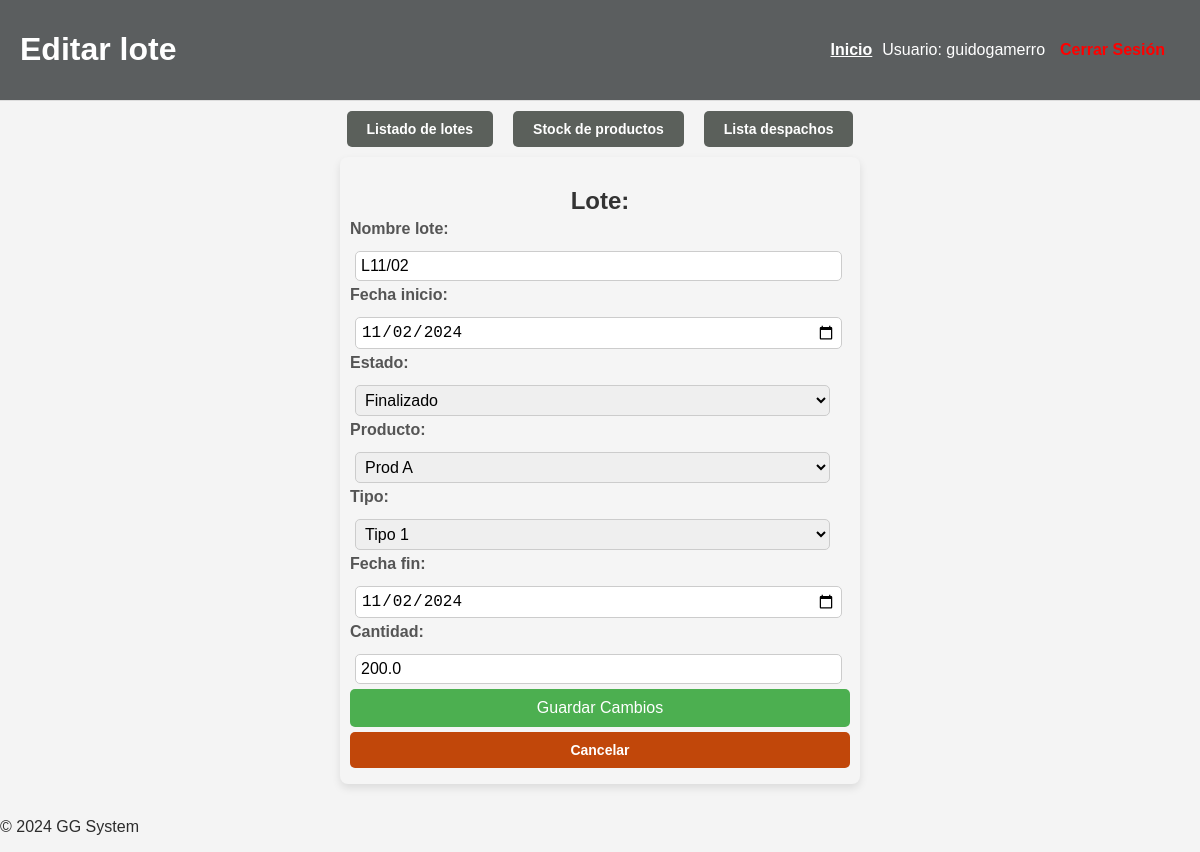
/gestion_lotes/editar/2/ (signed in), run on the app's committed database.
### gestion_lotes/models.py (models this page shows, shortened)
class Lote(models.Model):
    nombre_lote = models.CharField(max_length=25, unique=True)
    fecha_inicio = models.DateField()
    etapa = models.CharField(max_length=25, default='-')
    estado = models.CharField(max_length=15, choices=[('iniciado','Iniciado'), ('finalizado', 'Finalizado')], default='Iniciado')
    producto = models.CharField(max_length=100, choices=[('prod A', 'Prod A'), ('prod B','Prod B'),('prod C','Prod C')], default="No especificado")
    tipo = models.CharField(max_length=20, choices=[('tipo 1', 'Tipo 1'), ('tipo 2', 'Tipo 2'), ('tipo 3', 'Tipo 3')], default=None)
    fecha_fin = models.DateField(null=True, blank=True)
    cantidad = models.DecimalField(max_digits=10, decimal_places=1, help_text="Cantidad en kg", null=True, blank=True)
    calidad1 = models.IntegerField(choices=[(i, i) for i in range(1, 11)], help_text="Calidad 1 (1-10)", null=True, blank=True, default=1)
    calidad2 = models.IntegerField(choices=[(i, i) for i in range(1, 11)], help_text="Calidad 2 (1-10)", null=True, blank=True, default=1)
    usado = models.BooleanField(default=False)
    tipo_lote = models.CharField(max_length=20, default='individual')
    STATE_CHOICES = [
        ('Activo', 'Activo'),
        ('Desactivado', 'Desactivado'),
    ]
    state = models.CharField(max_length=20, choices=STATE_CHOICES, default='Activo')
    stock = models.DecimalField(max_digits=10, decimal_places=1, null=True, blank=True, default=0)

### gestion_lotes/views.py (the view)
# urls.py: path('editar/<int:lote_id>/', views.editar_lote, name='editar_lote'),
def editar_lote(request, lote_id):
    lote = get_object_or_404(Lote, pk=lote_id)
    if request.method =='POST':
        form = LoteForm(request.POST, instance=lote)
        if form.is_valid():
            form.save()
            return redirect('gestion_lotes:lista_lotes')
    else:
        form = LoteForm(instance = lote)
    return render(request, 'gestion_lotes/editar_lote.html', {'form':form})

### gestion_lotes/forms.py
class LoteForm(forms.ModelForm):
    class Meta:
        model = Lote
        fields = ['nombre_lote', 'fecha_inicio', 'estado', 'producto', 'tipo', 'fecha_fin', 'cantidad']
        widgets = {
            'fecha_inicio': forms.DateInput(attrs={'type': 'date', 'class': 'form-control'}),
            'fecha_fin': forms.DateInput(attrs={'type': 'date', 'class': 'form-control'})
        }
        error_messages = {'nombre_lote': {'unique': "Ya existe un lote con este nombre."}}

### gestion_lotes/templates/gestion_lotes/editar_lote.html (shortened to what this page needs)
{% extends 'base.html' %}
{% block header %}
    <h1>Editar lote</h1>
{% endblock %}
{% block content %}
<div class="conteiner-opc">
    <a href="{% url 'gestion_lotes:lista_lotes' %}" class="button-link-h">Listado de lotes</a>
    <a href="{% url 'gestion_lotes:stock_producto' %}" class="button-link-h">Stock de productos</a>
    <a href="{% url 'gestion_lotes:lista_despachos' %}" class="button-link-h">Lista despachos</a>
</div>
    <div class="form-container">
        <h2>Lote: {{ lote.nombre_lote }}</h2>
        <form method="POST">
            {% for field in form %}
            <div class="form-field">
                {{ field.label_tag }}
                {{ field }}
            {% endfor %}
            <button type="submit" class="submit-button">Guardar Cambios</button>
        </form>
        <a href="{% url 'gestion_lotes:lista_lotes' %}" class="button-link" style="width: 96%; padding: 10px; margin-top: 5px;">Cancelar</a>
    </div>
{% endblock %}

### gestion_lotes/templates/base.html (shortened to what this page needs)
{% load static %}
<!DOCTYPE html>
<html lang="es">
<head>
    <link rel="stylesheet" href="{% static 'css/estilo.css' %}">
    <link href="https://cdnjs.cloudflare.com/ajax/libs/font-awesome/6.0.0-beta3/css/all.min.css" rel="stylesheet">
</head>
<body>
    <header class="main-header">
        <div>
            {% block header %}
            {% endblock %}
        </div>
        <nav class="navbar">
            <a href="{% url 'home:pagina_inicial' %}">Inicio</a>
            <span class="user-info">
                Usuario: {{ user.username }}
            </span>
            <a href="{% url 'usuarios:logout' %}" class="btn btn-danger">Cerrar Sesión</a>
        </nav>
    </header>
    <main>
        {% block content %}
        {% endblock %}
    </main>
    <br>
    <footer>
        <p>&copy; 2024 GG System</p>
    </footer>
</body>
</html>

### gestion_lotes/static/css/estilo.css (style rules this page uses)
body { background-color: #f4f4f4; color: #2c2c2c; font-family: Arial, sans-serif; margin: 0; }
header { background-color: #333333; color: white; padding: 10px 20px; display: flex; justify-content: space-between; align-items: center; position: sticky; top: 0; z-index: 1000; }
header a { color: white; text-decoration: none; margin: 0 10px; font-weight: bold; }
button { font-size: 14px; padding: 10px 15px; border: none; border-radius: 5px; cursor: pointer; }
a { text-decoration: underline; }
.main-header { background-color: #5b5e5f; padding: 10px 20px; border-bottom: 1px solid #ddd; }
.navbar { display: flex; justify-content: space-between; align-items: center; }
.navbar .btn { margin: 0 5px; text-decoration: none; color: #333; }
.navbar .btn-danger { color: red; padding: 5px 10px; border-radius: 5px; }
nav a { text-decoration: underline; }
.button-link { display: inline-block; padding: 10px 20px; font-size: 14px; font-weight: bold; color: #fff; background-color: #c1470a; text-align: center; text-decoration: none; border-radius: 5px; }
.button-link-h { display: inline-block; padding: 10px 20px; font-size: 14px; font-weight: bold; color: #fff; background-color: #5b605b; text-align: center; text-decoration: none; border-radius: 5px; }
.conteiner-opc { display: flex; justify-content: center; align-items: center; }
.conteiner-opc a { margin: 10px; }
.form-field { margin-bottom: 6px; }
.form-field label { display: flex; font-weight: bold; margin-bottom: 8px; color: #555; }
.form-field input, .form-field select, .form-field textarea { width: 95%; padding: 5px; font-size: 16px; border: 1px solid #ccc; border-radius: 5px; margin: 5px; }
.submit-button { width: 100%; padding: 10px; background-color: #4CAF50; color: #fff; font-size: 16px; border: none; border-radius: 5px; cursor: pointer; transition: background-color 0.3s; }
.form-container { max-width: 500px; margin: 0 auto; padding: 10px; background-color: #f5f5f5; border-radius: 8px; box-shadow: 0 4px 8px rgba(0, 0, 0, 0.1); }
.form-container h2 { text-align: center; color: #333; margin-bottom: 5px; }

### data on the page
Lote: form "L11/02" "11/02/2024" "Finalizado" "Prod A" "Tipo 1" "11/02/2024" "200.0"

### other printed values
{{ user.username }} "guidogamerro"
{{ field.label_tag }} "Nombre lote:" "Fecha inicio:" "Estado:" "Producto:" "Tipo:" "Fecha fin:" "Cantidad:"
